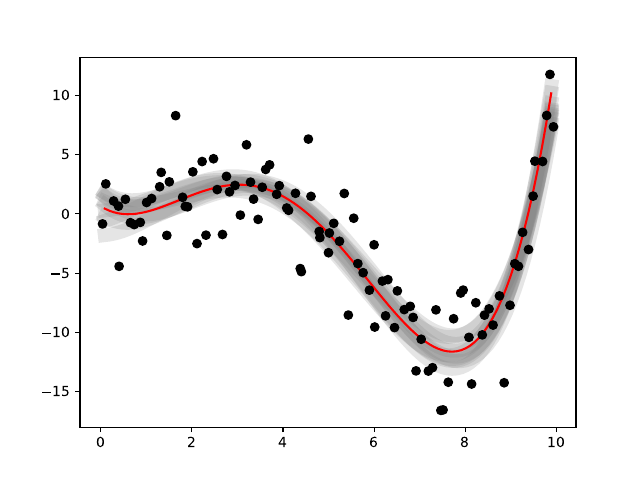

The script that saved this image:
#!/usr/bin/env python3
#-*- coding:utf-8 -*-
#
# Import the libraries we will need for analysis and plotting.
#

from __future__ import print_function

import rjmcmc 
import matplotlib
import matplotlib.pyplot
from mpl_toolkits.mplot3d import axes3d, Axes3D

#
# Open our data file which consists of one (x, y) coordinater per line
# separated by whitespace
#
f = open('data.txt', 'r')
lines = f.readlines()

x = []
y = []

for line in lines:
    columns = line.split()

    x.append(float(columns[0]))
    y.append(float(columns[1]))

f.close()

#
# Estimate our error standard deviation
#
sigma = 3.0
n = [sigma] * len(x)

#
# Create the rjmcmc dataset
#
data = rjmcmc.dataset1d(x, y, n)

#
# This is our callback function which samples the curves generated 
# during the analysis
#
sample_x = None
sample_curves = []
sample_i = 0
rate = 100
# sample every 5th polynomial and store them
# sample_cureve seems to be the output of this function
def sampler_cb(x, y):
    global sample_x, sample_curves, sample_i, rate

    if sample_i == 0:
        sample_x = x

    if sample_i % rate == 0:
        sample_curves.append(y)

    sample_i = sample_i + 1


#
# Run a series of analyses with varying maximum allowed order
#
results = []
burnin = 100
total = 1000
maxorder = 5
results = rjmcmc.regression_single1d_sampled(data, 
                                             sampler_cb,
                                             burnin, 
                                             total, 
                                             maxorder)

#
# Plot the data with black crosses, the sample curves as faint lines, and
# the mean as a red line
#
fig = matplotlib.pyplot.figure()
ax = fig.add_subplot(111)

yc = 0.5
yalpha = 1.0/((1.0 - yc) * float(len(sample_curves)))
for sy in sample_curves:

    ax.plot(sample_x, sy, 
            color = str(yc),
            alpha = yalpha,
            linestyle = '-',
            linewidth = 10)

ax.plot(results.x(), results.mean(), 'r-')
ax.plot(x, y, 'ko')
fig.savefig('ch4-confidence.pdf', format='PDF')

matplotlib.pyplot.show()
